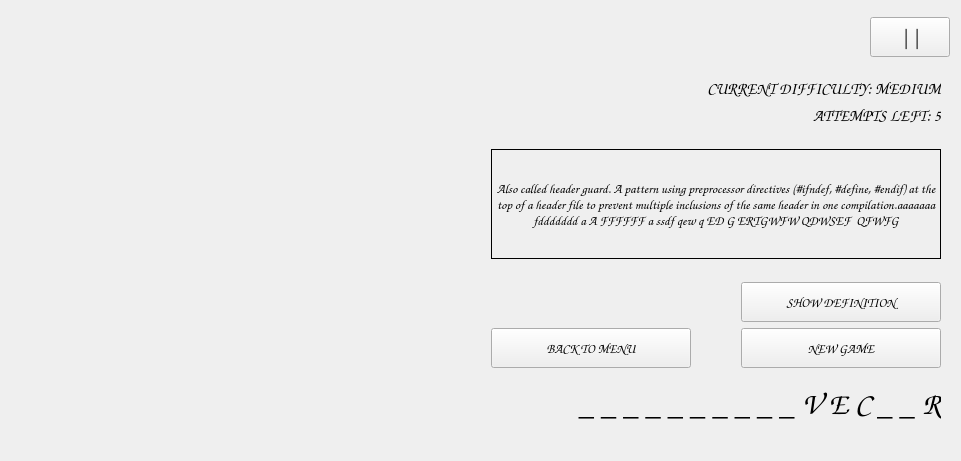
     <widget class="QWidget" name="layoutWidget">
      <property name="geometry">
       <rect>
        <x>2</x>
        <y>1</y>
        <width>961</width>
        <height>461</height>
       </rect>
      </property>
      <layout class="QHBoxLayout" name="horizontalLayout_3" stretch="1,0">
       <item>
        <layout class="QVBoxLayout" name="verticalLayout_5">
         <item>
          <widget class="QLabel" name="pictureGame">
           <property name="sizePolicy">
            <sizepolicy hsizetype="Preferred" vsizetype="Preferred">
             <horstretch>0</horstretch>
             <verstretch>0</verstretch>
            </sizepolicy>
           </property>
           <property name="maximumSize">
            <size>
             <width>1000</width>
             <height>1000</height>
            </size>
           </property>
           <property name="text">
            <string/>
           </property>
          </widget>
         </item>
         <item>
          <spacer name="verticalSpacer">
           <property name="orientation">
            <enum>Qt::Orientation::Vertical</enum>
           </property>
           <property name="sizeType">
            <enum>QSizePolicy::Policy::Fixed</enum>
           </property>
           <property name="sizeHint" stdset="0">
            <size>
             <width>20</width>
             <height>50</height>
            </size>
           </property>
          </spacer>
         </item>
        </layout>
       </item>
       <item>
        <layout class="QVBoxLayout" name="verticalLayout_4">
         <item>
          <layout class="QHBoxLayout" name="horizontalLayout_4">
           <item>
            <spacer name="horizontalSpacer_4">
             <property name="orientation">
              <enum>Qt::Orientation::Horizontal</enum>
             </property>
             <property name="sizeHint" stdset="0">
              <size>
               <width>40</width>
               <height>20</height>
              </size>
             </property>
            </spacer>
           </item>
           <item>
            <widget class="QPushButton" name="buttonPause">
             <property name="enabled">
              <bool>true</bool>
             </property>
             <property name="sizePolicy">
              <sizepolicy hsizetype="Fixed" vsizetype="Fixed">
               <horstretch>0</horstretch>
               <verstretch>0</verstretch>
              </sizepolicy>
             </property>
             <property name="minimumSize">
              <size>
               <width>80</width>
               <height>40</height>
              </size>
             </property>
             <property name="maximumSize">
              <size>
               <width>80</width>
               <height>40</height>
              </size>
             </property>
             <property name="sizeIncrement">
              <size>
               <width>0</width>
               <height>0</height>
              </size>
             </property>
             <property name="font">
              <font>
               <family>Comic Sans MS</family>
               <pointsize>16</pointsize>
               <bold>true</bold>
              </font>
             </property>
             <property name="text">
              <string>||</string>
             </property>
            </widget>
           </item>
          </layout>
         </item>
         <item>
          <widget class="QWidget" name="widget" native="true">
           <property name="sizePolicy">
            <sizepolicy hsizetype="Fixed" vsizetype="Fixed">
             <horstretch>0</horstretch>
             <verstretch>0</verstretch>
            </sizepolicy>
           </property>
           <property name="layoutDirection">
            <enum>Qt::LayoutDirection::LeftToRight</enum>
           </property>
           <layout class="QVBoxLayout" name="verticalLayout_3">
            <item>
             <widget class="QLabel" name="labelCurrentDifficulty">
              <property name="font">
               <font>
                <family>Comic Sans MS</family>
                <pointsize>12</pointsize>
                <bold>true</bold>
               </font>
              </property>
              <property name="layoutDirection">
               <enum>Qt::LayoutDirection::LeftToRight</enum>
              </property>
              <property name="text">
               <string>CURRENT DIFFICULTY: MEDIUM</string>
              </property>
              <property name="alignment">
               <set>Qt::AlignmentFlag::AlignRight|Qt::AlignmentFlag::AlignTrailing|Qt::AlignmentFlag::AlignVCenter</set>
              </property>
             </widget>
            </item>
            <item>
             <widget class="QLabel" name="labelAttemptsLeft">
              <property name="font">
               <font>
                <family>Comic Sans MS</family>
                <pointsize>12</pointsize>
                <bold>true</bold>
               </font>
              </property>
              <property name="layoutDirection">
               <enum>Qt::LayoutDirection::LeftToRight</enum>
              </property>
              <property name="text">
               <string>ATTEMPTS LEFT: 5</string>
              </property>
              <property name="alignment">
               <set>Qt::AlignmentFlag::AlignRight|Qt::AlignmentFlag::AlignTrailing|Qt::AlignmentFlag::AlignVCenter</set>
              </property>
             </widget>
            </item>
            <item>
             <spacer name="verticalSpacer_2">
              <property name="orientation">
               <enum>Qt::Orientation::Vertical</enum>
              </property>
              <property name="sizeHint" stdset="0">
               <size>
                <width>20</width>
                <height>17</height>
               </size>
              </property>
             </spacer>
            </item>
            <item>
             <widget class="QLabel" name="labelDefinition">
              <property name="sizePolicy">
               <sizepolicy hsizetype="Preferred" vsizetype="Fixed">
                <horstretch>0</horstretch>
                <verstretch>0</verstretch>
               </sizepolicy>
              </property>
              <property name="minimumSize">
               <size>
                <width>450</width>
                <height>110</height>
               </size>
              </property>
              <property name="maximumSize">
               <size>
                <width>450</width>
                <height>110</height>
               </size>
              </property>
              <property name="sizeIncrement">
               <size>
                <width>0</width>
                <height>0</height>
               </size>
              </property>
              <property name="font">
               <font>
                <family>Comic Sans MS</family>
                <pointsize>10</pointsize>
                <bold>false</bold>
               </font>
              </property>
              <property name="layoutDirection">
               <enum>Qt::LayoutDirection::LeftToRight</enum>
              </property>
              <property name="frameShape">
               <enum>QFrame::Shape::Box</enum>
              </property>
              <property name="frameShadow">
               <enum>QFrame::Shadow::Plain</enum>
              </property>
              <property name="text">
               <string>Also called header guard. A pattern using preprocessor directives (#ifndef, #define, #endif) at the top of a header file to prevent multiple inclusions of the same header in one compilation.aaaaaaa fddddddd a A FFFFFF a ssdf qew q ED G ERTGWFW QDWSEF  QFWFG</string>
              </property>
              <property name="textFormat">
               <enum>Qt::TextFormat::AutoText</enum>
              </property>
              <property name="alignment">
               <set>Qt::AlignmentFlag::AlignCenter</set>
              </property>
              <property name="wordWrap">
               <bool>true</bool>
              </property>
              <property name="margin">
               <number>10</number>
              </property>
             </widget>
            </item>
            <item>
             <spacer name="verticalSpacer_3">
              <property name="orientation">
               <enum>Qt::Orientation::Vertical</enum>
              </property>
              <property name="sizeHint" stdset="0">
               <size>
                <width>20</width>
                <height>17</height>
               </size>
              </property>
             </spacer>
            </item>
            <item>
             <layout class="QHBoxLayout" name="horizontalLayout_2" stretch="0,1,0">
              <property name="spacing">
               <number>0</number>
              </property>
              <item>
               <spacer name="horizontalSpacer">
                <property name="orientation">
                 <enum>Qt::Orientation::Horizontal</enum>
                </property>
                <property name="sizeType">
                 <enum>QSizePolicy::Policy::Fixed</enum>
                </property>
                <property name="sizeHint" stdset="0">
                 <size>
                  <width>200</width>
                  <height>20</height>
                 </size>
                </property>
               </spacer>
              </item>
              <item>
               <spacer name="horizontalSpacer_3">
                <property name="orientation">
                 <enum>Qt::Orientation::Horizontal</enum>
                </property>
                <property name="sizeHint" stdset="0">
                 <size>
                  <width>40</width>
                  <height>20</height>
                 </size>
                </property>
               </spacer>
              </item>
              <item>
               <widget class="QPushButton" name="buttonShowDefinition">
                <property name="sizePolicy">
                 <sizepolicy hsizetype="Fixed" vsizetype="Fixed">
                  <horstretch>0</horstretch>
                  <verstretch>0</verstretch>
                 </sizepolicy>
                </property>
                <property name="minimumSize">
                 <size>
                  <width>200</width>
                  <height>40</height>
                 </size>
                </property>
                <property name="maximumSize">
                 <size>
                  <width>200</width>
                  <height>60</height>
                 </size>
                </property>
                <property name="font">
                 <font>
                  <family>Comic Sans MS</family>
                  <pointsize>10</pointsize>
                  <bold>true</bold>
                 </font>
                </property>
                <property name="text">
                 <string>SHOW DEFINITION</string>
                </property>
               </widget>
              </item>
             </layout>
            </item>
            <item>
             <layout class="QHBoxLayout" name="horizontalLayout" stretch="0,0,0">
              <property name="spacing">
               <number>0</number>
              </property>
              <item>
               <widget class="QPushButton" name="buttonBackToMenu">
                <property name="sizePolicy">
                 <sizepolicy hsizetype="Fixed" vsizetype="Minimum">
                  <horstretch>0</horstretch>
                  <verstretch>0</verstretch>
                 </sizepolicy>
                </property>
                <property name="minimumSize">
                 <size>
                  <width>200</width>
                  <height>40</height>
                 </size>
                </property>
                <property name="maximumSize">
                 <size>
                  <width>200</width>
                  <height>60</height>
                 </size>
                </property>
                <property name="sizeIncrement">
                 <size>
                  <width>0</width>
                  <height>60</height>
                 </size>
                </property>
                <property name="font">
                 <font>
                  <family>Comic Sans MS</family>
                  <pointsize>10</pointsize>
                  <bold>true</bold>
                 </font>
                </property>
                <property name="text">
                 <string>BACK TO MENU</string>
                </property>
               </widget>
              </item>
              <item>
               <spacer name="horizontalSpacer_2">
                <property name="orientation">
                 <enum>Qt::Orientation::Horizontal</enum>
                </property>
                <property name="sizeHint" stdset="0">
                 <size>
                  <width>40</width>
                  <height>20</height>
                 </size>
                </property>
               </spacer>
              </item>
              <item>
               <widget class="QPushButton" name="buttonNewGame">
                <property name="sizePolicy">
                 <sizepolicy hsizetype="Fixed" vsizetype="Fixed">
                  <horstretch>0</horstretch>
                  <verstretch>60</verstretch>
                 </sizepolicy>
                </property>
                <property name="minimumSize">
                 <size>
                  <width>200</width>
                  <height>40</height>
                 </size>
                </property>
                <property name="maximumSize">
                 <size>
                  <width>220</width>
                  <height>60</height>
                 </size>
                </property>
                <property name="font">
                 <font>
                  <family>Comic Sans MS</family>
                  <pointsize>10</pointsize>
                  <bold>true</bold>
                 </font>
                </property>
                <property name="text">
                 <string>NEW GAME</string>
                </property>
               </widget>
              </item>
             </layout>
            </item>
            <item>
             <widget class="QLabel" name="labelWordMask">
              <property name="sizePolicy">
               <sizepolicy hsizetype="Fixed" vsizetype="Fixed">
                <horstretch>0</horstretch>
                <verstretch>0</verstretch>
               </sizepolicy>
              </property>
              <property name="minimumSize">
               <size>
                <width>450</width>
                <height>60</height>
               </size>
              </property>
              <property name="maximumSize">
               <size>
                <width>450</width>
                <height>60</height>
               </size>
              </property>
              <property name="font">
               <font>
                <family>Comic Sans MS</family>
                <pointsize>23</pointsize>
                <bold>false</bold>
                <strikeout>false</strikeout>
                <kerning>true</kerning>
               </font>
              </property>
              <property name="autoFillBackground">
               <bool>false</bool>
              </property>
              <property name="text">
               <string> _ _ _ _ _ _ _ _ _ _ V E C _ _ R</string>
              </property>
              <property name="scaledContents">
               <bool>false</bool>
              </property>
              <property name="alignment">
               <set>Qt::AlignmentFlag::AlignRight|Qt::AlignmentFlag::AlignTrailing|Qt::AlignmentFlag::AlignVCenter</set>
              </property>
             </widget>
            </item>
           </layout>
          </widget>
         </item>
        </layout>
       </item>
      </layout>
     </widget>
